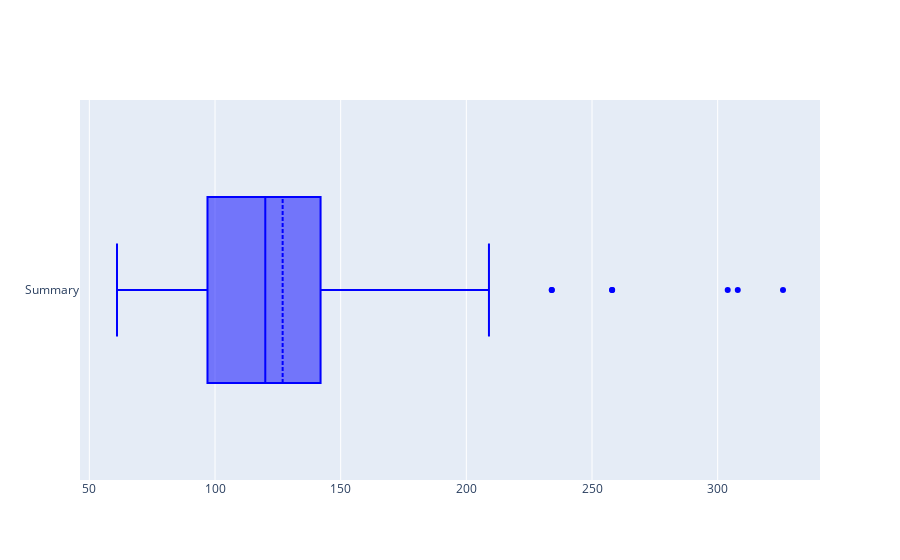

Notebook cell for this chart:
### Markdown cell above
### **`Enginesize`**

### Code cell
# Print the measures and outliers in 'enginesize'
print(f"Five-Number Summary for Enginesize: \n{enginesize_five_number_summary}")
# Boxplot for 'enginesize'
fig_engine = go.Figure()
fig_engine.add_trace(go.Box(x=df2['enginesize'], name="Summary", boxmean=True, marker_color= 'blue'))

fig_price.update_layout(
    title="Boxplot of Enginsize",
    xaxis_title="Enginesize",
)
fig_engine.show()
detect_print_outliers(df2, 'enginesize')

### Figure 1 — Plotly figure (JSON) as saved in the notebook; plotly's stock layout.template omitted (floating-point values rounded to 4 significant figures; data arrays with more than 128 entries replaced by an {"elided": "..."} marker saying what was removed)
{"data": [{"boxmean": true, "marker": {"color": "blue"}, "name": "Summary", "type": "box", "x": {"elided": "205 int values"}}], "layout": {}}
